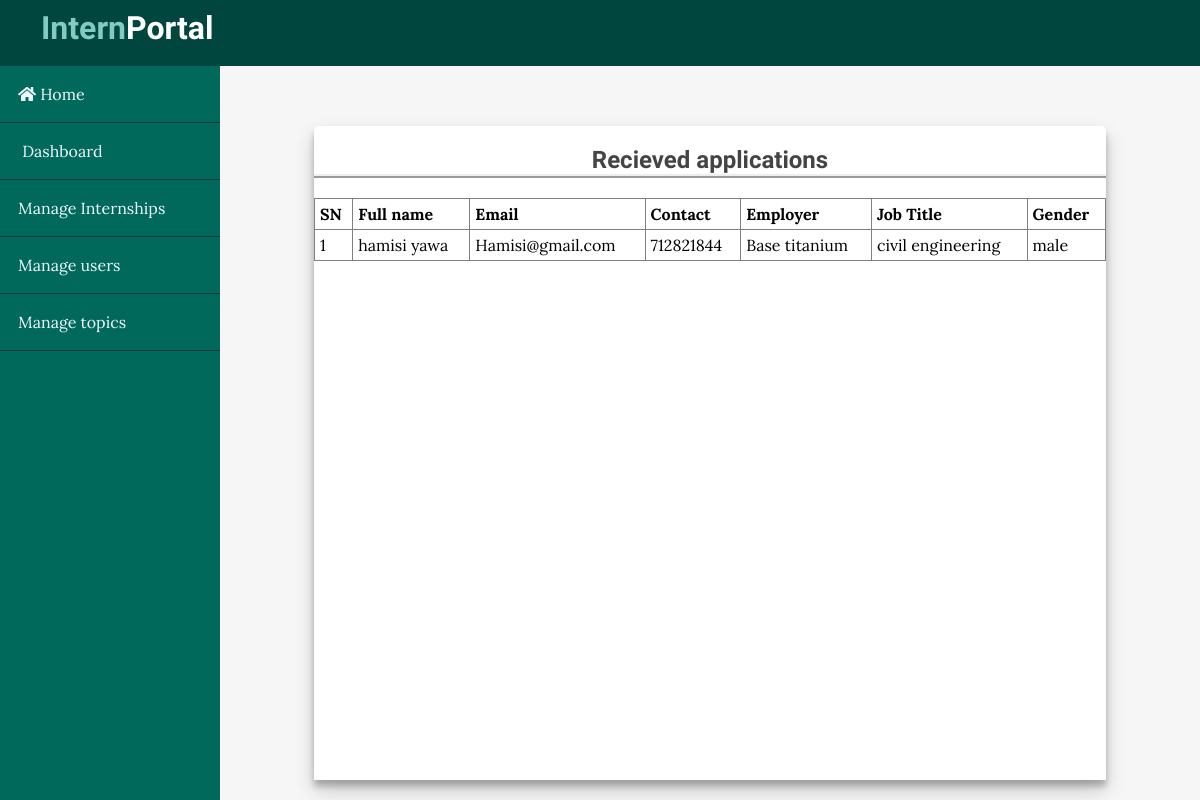
/admin/view-app.php, run on the app's committed database.
### tables this page shows
CREATE TABLE `student_applications` (
  `id` int(11) NOT NULL,
  `full_name` varchar(100) NOT NULL,
  `email` varchar(100) NOT NULL,
  `phone_num` int(50) NOT NULL,
  `employer` varchar(255) NOT NULL,
  `title` varchar(255) NOT NULL,
  `gender` varchar(50) NOT NULL
);

### app/controllers/application.php (called while the page is built, shortened)
<?php
$table = 'student_applications';
$applications = selectAll($table);

### app/database/db.php (called while the page is built, shortened)
<?php
require('connect.php');
function selectAll($table, $conditions = []){
    global $conn;
    $sql = "select * from $table";
    if(empty($conditions)){
        $stmt = $conn->prepare($sql);
        $stmt ->execute();
        $records = $stmt->get_result()->fetch_all(MYSQLI_ASSOC);
        return $records;
    }
}

### admin/view-app.php (the view, shortened to what this page needs)
<?php  include(ROOT_PATH . "/app/controllers/application.php"); ?>
<!DOCTYPE html>
<html lang="en">
<head>
    <link rel="stylesheet" href="https://pro.fontawesome.com/releases/v5.10.0/css/all.css"/>
    <link rel="stylesheet" href="../assets/css/style.css">
    <link rel="stylesheet" href="../assets/css/admin.css">
</head>
<body>
<?php include(ROOT_PATH . "/app/includes/adminHeader.php"); ?>
    <div class="admin-wrapper">
        <?php include(ROOT_PATH . "/app/includes/adminSideBar.php"); ?>
          <div class="admin-content">
              <div class="content block topic view">
              <h2 class="posted">Recieved applications</h2>
                    <table>
                        <thead>
                            <th>SN</th>
                            <th>Full name</th>
                            <th>Email</th>
                            <th>Contact</th>
                            <th>Employer</th>
                            <th>Job Title</th>
                            <th>Gender</th>
                        </thead>
                        <tbody>
                            <?php foreach($applications as $key => $application){ ?>
                              <tr>
                                  <td><?php echo $key + 1; ?></td>
                                  <td><?php echo $application['full_name']; ?></td>
                                  <td><?php echo $application['email']; ?></td>
                                  <td><?php echo $application['phone_num']; ?></td>
                                  <td><?php echo $application['employer']; ?></td>
                                  <td><?php echo $application['title']; ?></td>
                                  <td><?php echo $application['gender']; ?></td>
                               </tr>
                            <?php } ?>
                        </tbody>
                    </table>
              </div>
          </div>
    </div>
</body>
</html>

### assets/css/style.css (style rules this page uses)
* { box-sizing: border-box; }
html,body { height: 100%; padding: 0; margin: 0; background: #f6f6f6; font-family: 'lora' , serif; }
h1, h2, h3, h4, h5, h6 { font-family: 'candal' ,serif; color: #444; }
.content { width: 90%; margin: 30px auto 30px; }

### assets/css/admin.css (style rules this page uses)
.admin-wrapper { height: calc(100% - 66px); display: flex; }
.admin-wrapper .admin-content { flex: 8; height: 100%; padding: 30px 50px 50px; }
.content { height: 100%; display: flex; border-top-left-radius: 5px; border-top-right-radius: 5px; background: white; overflow-y: scroll; }
.posted { text-align: center; border-bottom: 4px ridge; }
table { width: 100%; border-collapse: collapse; font-size: 1rem; }
th,td { padding: 5px; text-align: left; border-bottom: 1px solid #636363; }
.content.block { display: block; background: none; overflow-y:auto; }
.content.block.topic { background: white; }
.content.block.topic.view { box-shadow: rgba(0, 0, 0, 0.19) 0px 10px 20px, rgba(0, 0, 0, 0.23) 0px 6px 6px; overflow-y: scroll; }
th, td { border: 1px solid grey; }

### data on the page
student_applications: full_name "hamisi yawa", email "Hamisi@gmail.com", phone_num "712821844", employer "Base titanium", title "civil engineering", gender "male"
